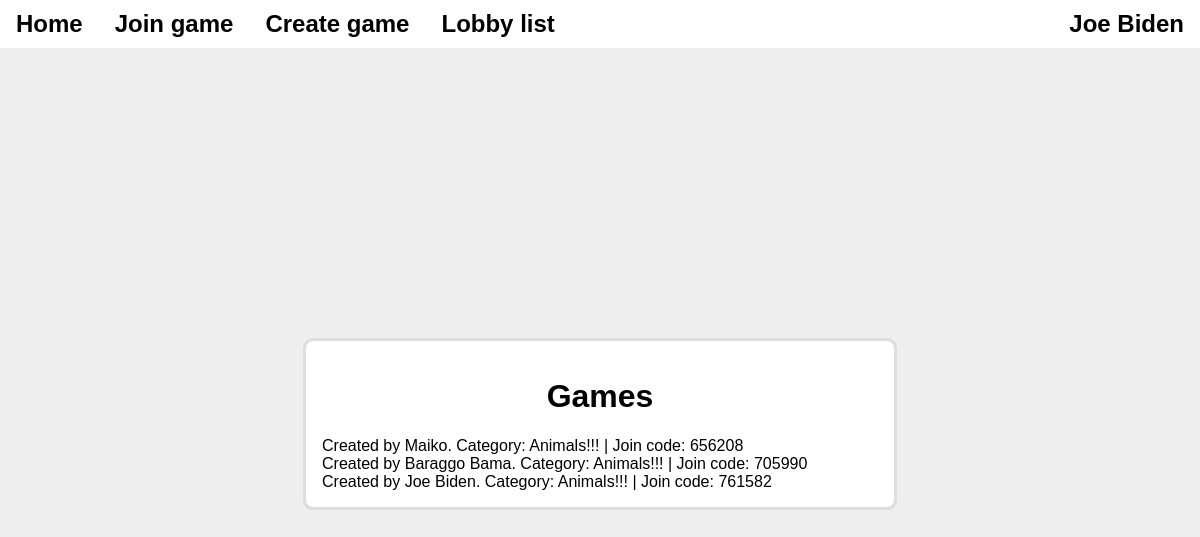
The page /public-games-list.php (signed in) on the database its author committed.
### tables this page shows
CREATE TABLE `current_games` (
  `join_code` int(8) NOT NULL,
  `host_user` int(11) NOT NULL,
  `access_group` text NOT NULL DEFAULT 'public',
  `question_category` int(11) NOT NULL,
  `game_state` text NOT NULL DEFAULT 'Lobby',
  `current_question` smallint(6) NOT NULL DEFAULT 0
);

CREATE TABLE `users` (
  `id` int(11) NOT NULL,
  `username` text NOT NULL,
  `password` text NOT NULL,
  `join_date` date NOT NULL DEFAULT current_timestamp(),
  `current_game` int(11) DEFAULT NULL,
  `selected_answer` text DEFAULT NULL,
  `correct_answers` int(11) NOT NULL DEFAULT 0
);

CREATE TABLE `question_categories` (
  `id` int(11) NOT NULL,
  `author_id` int(11) NOT NULL,
  `name` text NOT NULL,
  `description` text NOT NULL
);

### public-games-list.php (the view, shortened to what this page needs)
<!DOCTYPE html>
<html>
  <head>
    <link rel="stylesheet" href="./assets/stylesheets/variables.css">
    <link rel="stylesheet" href="./assets/stylesheets/pages/page_join_game.css">
  </head>
  <body>
<?php
include("./components/navbar.php");
require "./database_manager/db_connect.php";
?>
    <div class="main-content-wrapper">
      <div class="modal">
        <h1>Games</h1>
<?php
$lobby_query =
" SELECT current_games.join_code, users.username, question_categories.name
  FROM current_games
  INNER JOIN users ON current_games.host_user=users.id
  INNER JOIN question_categories ON current_games.question_category=question_categories.id
  WHERE `access_group`='Multiplayer'
  AND `game_state` <> 'Ended'";
try {
  $lobby_query_result = mysqli_query($sql_conn, $lobby_query);
  while ($row = mysqli_fetch_assoc($lobby_query_result)) {
    $host_user = $row['username'];
    $join_code = $row['join_code'];
    $category = $row['name'];
    echo "Created by $host_user. Category: $category | Join code: $join_code"."<br>";
  }
} catch (Exception $e) {
  echo $e;
}
?>
      </div>
    </div>
  </body>
</html>

### assets/stylesheets/variables.css (style rules this page uses)
:root { --page-background: #eeeeee; --modal-width: 75%; --modal-padding: 1rem; --modal-border-radius: 10px; --modal-border: 3px solid #dddddd; --modal-background: #ffffff; --text-input-padding: 0.5rem; --text-input-border-radius: 10px; --text-input-border: 3px solid #dddddd; --text-input-margin: 0.5rem 0rem; --global-primary-color: #88aaff; --global-secondary-color: #6688ee; --global-tertiary-color: #5e7ddb; --confirm-button-background: var(--global-secondary-color); --confirm-button-color: var(--global-primary-color); --confirm-button-border-color: var(--global-tertiary-color); --confirm-button-text-color: #ffffff; --button-font-weight: 500; --button-font-size: 16; --error-color: #ff3333; --hover-transition-duration: 0.3s; --navbar-height: 3rem; --player-list-border-radius: 10px; --player-list-border: 5px solid #eee; --player-list-background: white; --player-list-margin: 0.5rem 0px; --player-list-padding: 1rem 0.5rem; --navbar-z: 1000; }
body { background-color: var(--page-background); font-family: Arial, Helvetica, sans-serif; margin: 0px; }
.main-content-wrapper { width: 66%; transform: translateX(-50%); left: 50%; position: absolute; top: var(--navbar-height); height: calc(100% - var(--navbar-height)); }
* { box-sizing: border-box; }

### assets/stylesheets/modal.css (style rules this page uses)
.modal { position: absolute; transform: translate(-50%, -50%); top: 50%; left: 50%; background: var(--modal-background); width: var(--modal-width); padding: var(--modal-padding); border: var(--modal-border); border-radius: var(--modal-border-radius); }
.modal h1 { text-align: center; }

### rows shown on the page
current_games: host_user.username "Maiko", question_category.name "Animals!!!", join_code "656208"
current_games: host_user.username "Baraggo Bama", question_category.name "Animals!!!", join_code "705990"
current_games: host_user.username "Joe Biden", question_category.name "Animals!!!", join_code "761582"

### other values the page prints
$_SESSION["username"] "Joe Biden"
